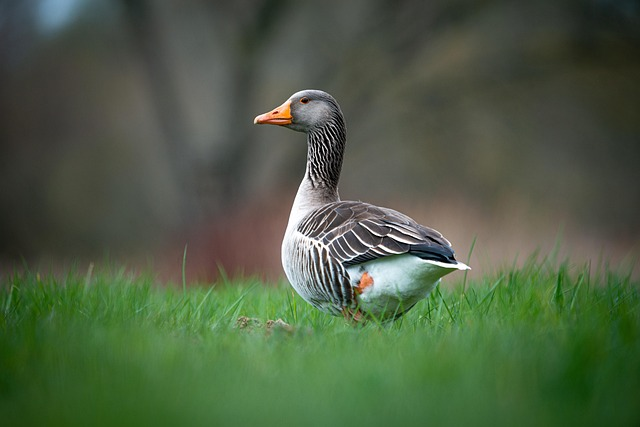
#> input picture OpenCV Rectangle Roi Highlights/Duck.jpg, 640 x 427 px
$ python rectangle_roi_highlight.py
#> lines starting #> are read from the running program, lines starting #| are printed output that depends on the picture; after the words box and inside, x2 and y2 are one past the last pixel; in counts of white or black regions, pixels touching at a corner belong together
import cv2 # import OpenCV

image = cv2.imread("Duck.jpg") # read the image
#> image is the input picture: shape (427, 640, 3); mean B, G, R 68.3, 93.5, 77.7

cv2.rectangle(image, (245, 80), (355, 155), [0, 0, 155], 2) # draw a rectangle on the selected region of the image
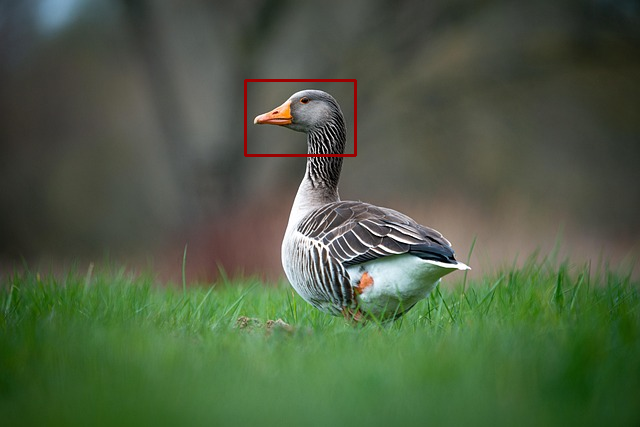
#> image: shape (427, 640, 3); 0.4% of pixels changed, all inside (x1, y1, x2, y2) = (244, 79, 357, 157)

cv2.imshow("Duck", image) # display the image in a window titled "Duck"

# wait for a key press, then close all image windows
cv2.waitKey(0)
cv2.destroyAllWindows()
